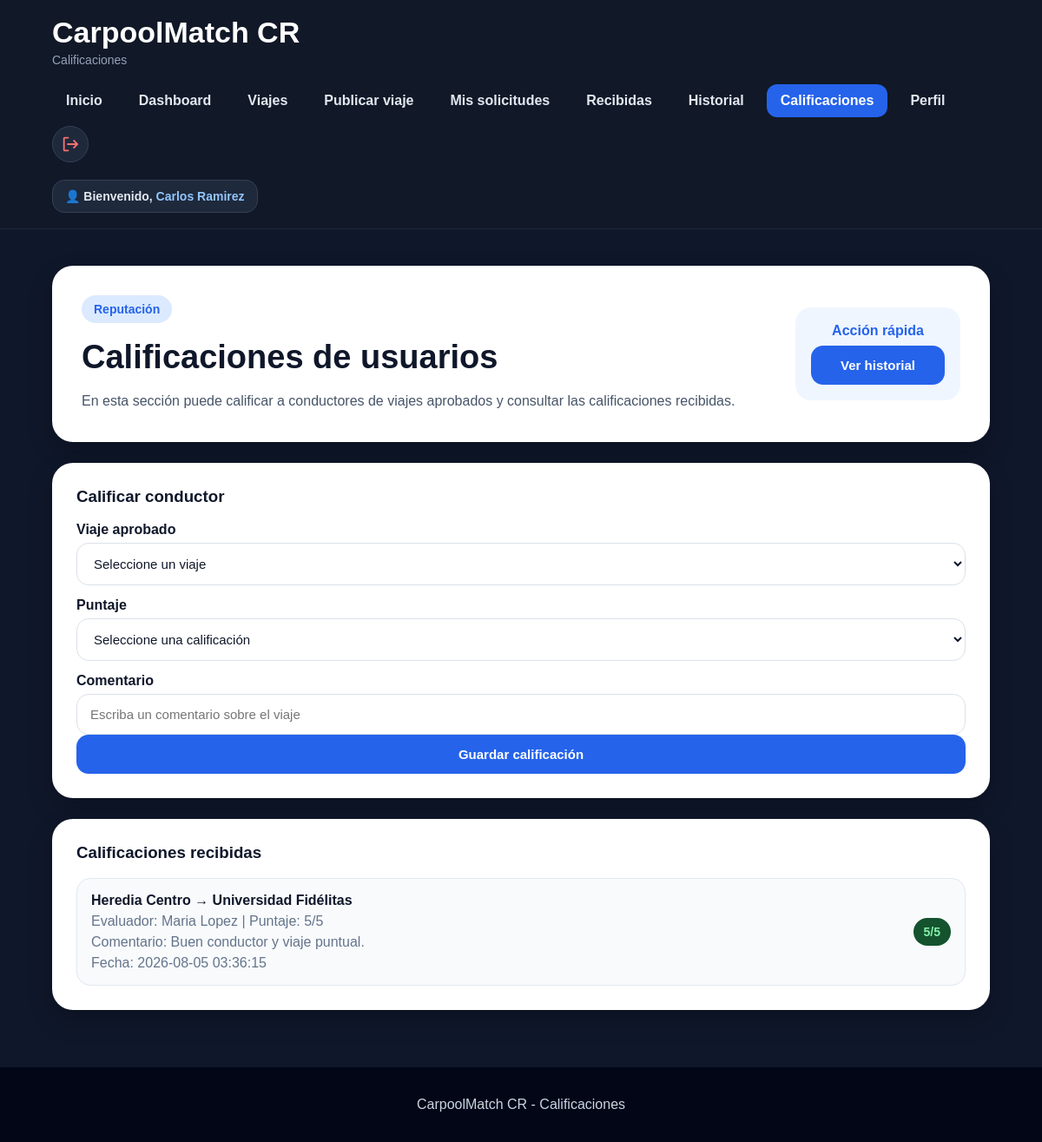
The app's page /calificaciones.php (signed in) with its own data.
### tables this page shows
CREATE TABLE calificaciones (
    id_calificacion INT AUTO_INCREMENT PRIMARY KEY,
    id_evaluador INT NOT NULL,
    id_evaluado INT NOT NULL,
    id_viaje INT NOT NULL,
    puntaje INT NOT NULL,
    comentario TEXT,
    fecha_calificacion TIMESTAMP DEFAULT CURRENT_TIMESTAMP,
    FOREIGN KEY (id_evaluador) REFERENCES usuarios(id_usuario),
    FOREIGN KEY (id_evaluado) REFERENCES usuarios(id_usuario),
    FOREIGN KEY (id_viaje) REFERENCES viajes(id_viaje),
    CHECK (puntaje BETWEEN 1 AND 5)
);

CREATE TABLE viajes (
    id_viaje INT AUTO_INCREMENT PRIMARY KEY,
    id_conductor INT NOT NULL,
    punto_salida VARCHAR(150) NOT NULL,
    destino VARCHAR(150) NOT NULL,
    fecha_hora DATETIME NOT NULL,
    asientos_disponibles INT NOT NULL,
    observaciones TEXT,
    estado ENUM('Activo', 'Completo', 'Cancelado') DEFAULT 'Activo',
    fecha_publicacion TIMESTAMP DEFAULT CURRENT_TIMESTAMP,
    FOREIGN KEY (id_conductor) REFERENCES usuarios(id_usuario)
);

CREATE TABLE usuarios (
    id_usuario INT AUTO_INCREMENT PRIMARY KEY,
    nombre VARCHAR(100) NOT NULL,
    correo VARCHAR(120) NOT NULL UNIQUE,
    telefono VARCHAR(8) NOT NULL,
    tipo_usuario ENUM('Conductor', 'Pasajero', 'Ambos') NOT NULL,
    contrasena VARCHAR(255) NOT NULL,
    fecha_registro TIMESTAMP DEFAULT CURRENT_TIMESTAMP,
    reputacion DECIMAL(3,2) DEFAULT 5.00,
    estado ENUM('Activo', 'Inactivo') DEFAULT 'Activo'
);

### calificaciones.php (the view, shortened to what this page needs)
<?php
include "php/conexion.php";
$idUsuario = $_SESSION["id_usuario"];
$nombreUsuario = $_SESSION["nombre"];
$consultaCalificaciones = "SELECT calificaciones.puntaje,
                                  calificaciones.comentario,
                                  calificaciones.fecha_calificacion,
                                  evaluador.nombre AS nombre_evaluador,
                                  viajes.punto_salida,
                                  viajes.destino
                           FROM calificaciones
                           INNER JOIN usuarios AS evaluador ON calificaciones.id_evaluador = evaluador.id_usuario
                           INNER JOIN viajes ON calificaciones.id_viaje = viajes.id_viaje
                           WHERE calificaciones.id_evaluado = ?
                           ORDER BY calificaciones.fecha_calificacion DESC";
$stmtCalificaciones = mysqli_prepare($conexion, $consultaCalificaciones);
mysqli_stmt_bind_param($stmtCalificaciones, "i", $idUsuario);
mysqli_stmt_execute($stmtCalificaciones);
$resultadoCalificaciones = mysqli_stmt_get_result($stmtCalificaciones);
?>
<!DOCTYPE html>
<html lang="es">
<head>
    <link rel="stylesheet" href="css/style.css">
</head>
<body>
    <header class="header">
        <div class="brand">
            <h1>CarpoolMatch CR</h1>
            <p>Calificaciones</p>
        </div>
        <nav class="nav">
            <a href="index.html">Inicio</a>
            <a href="dashboard.php">Dashboard</a>
            <a href="viajes.php">Viajes</a>
            <a href="publicar-viaje.php">Publicar viaje</a>
            <a href="solicitudes.php">Mis solicitudes</a>
            <a href="solicitudes-recibidas.php">Recibidas</a>
            <a href="historial.php">Historial</a>
            <a href="calificaciones.php" class="nav-btn">Calificaciones</a>
            <a href="perfil.php">Perfil</a>
            <a href="php/logout.php" class="logout-icon" title="Cerrar sesión">
                <svg viewBox="0 0 24 24">
                    <path d="M10 3H5c-1.1 0-2 .9-2 2v14c0 1.1.9 2 2 2h5v-2H5V5h5V3z"></path>
                    <path d="M16.6 17.6 15.2 16.2 18.4 13H8v-2h10.4l-3.2-3.2 1.4-1.4L22.2 12z"></path>
                </svg>
            </a>
        </nav>
        <div class="usuario-header">
            👤 Bienvenido, <span><?php echo $nombreUsuario; ?></span>
        </div>
    </header>
    <main class="dashboard container">
        <section class="dashboard-welcome card">
            <div>
                <span class="tag">Reputación</span>
                <h2>Calificaciones de usuarios</h2>
                <p>
                    En esta sección puede calificar a conductores de viajes aprobados y consultar las calificaciones recibidas.
                </p>
            </div>
            <div class="dashboard-user">
                <strong>Acción rápida</strong>
                <a href="historial.php" class="btn btn-primary full">Ver historial</a>
            </div>
        </section>
        <section class="card dashboard-section">
            <h3>Calificar conductor</h3>
            <form class="form" action="php/guardar_calificacion.php" method="POST">
                <label for="viaje">Viaje aprobado</label>
                <select id="viaje" name="viaje">
                    <option value="">Seleccione un viaje</option>
                </select>
                <label for="puntaje">Puntaje</label>
                <select id="puntaje" name="puntaje">
                    <option value="">Seleccione una calificación</option>
                </select>
                <label for="comentario">Comentario</label>
                <input type="text" id="comentario" name="comentario" placeholder="Escriba un comentario sobre el viaje">
                <button type="submit" class="btn btn-primary full">
                    Guardar calificación
                </button>
            </form>
        </section>
        <section class="card dashboard-section">
            <h3>Calificaciones recibidas</h3>
            <div class="dashboard-list">
                <?php if (mysqli_num_rows($resultadoCalificaciones) > 0) { ?>
                    <?php while ($calificacion = mysqli_fetch_assoc($resultadoCalificaciones)) { ?>
                        <div class="dashboard-item">
                            <div>
                                <strong>
                                    <?php echo $calificacion["punto_salida"]; ?> → <?php echo $calificacion["destino"]; ?>
                                </strong>
                                <p>
                                    Evaluador: <?php echo $calificacion["nombre_evaluador"]; ?> |
                                    Puntaje: <?php echo $calificacion["puntaje"]; ?>/5
                                </p>
                                <p>
                                    Comentario: <?php echo $calificacion["comentario"]; ?>
                                </p>
                                <p>
                                    Fecha: <?php echo $calificacion["fecha_calificacion"]; ?>
                                </p>
                            </div>
                            <span class="status">
                                <?php echo $calificacion["puntaje"]; ?>/5
                            </span>
                        </div>
                    <?php } ?>
                <?php } else { ?>
                    <p>No tiene calificaciones recibidas todavía.</p>
                <?php } ?>
            </div>
        </section>
    </main>
    <footer class="footer">
        <p>CarpoolMatch CR - Calificaciones</p>
    </footer>
</body>
</html>

### css/style.css (style rules this page uses)
* { box-sizing: border-box; }
body { margin: 0; font-family: Arial, Helvetica, sans-serif; background: #0f172a; color: #f8fafc; }
a { text-decoration: none; }
.container { width: 90%; max-width: 1180px; margin: 0 auto; }
.header { background: #111827; border-bottom: 1px solid #1f2937; padding: 18px 5%; display: flex; justify-content: space-between; align-items: center; gap: 20px; flex-wrap: wrap; position: sticky; top: 0; z-index: 10; }
.brand h1 { margin: 0; font-size: 34px; color: white; }
.brand p { margin: 4px 0 0; color: #94a3b8; font-size: 14px; }
.nav { display: flex; gap: 10px; flex-wrap: wrap; align-items: center; }
.nav a { color: #e2e8f0; padding: 10px 16px; border-radius: 12px; font-weight: bold; transition: 0.2s; }
.nav-btn { background: #2563eb; color: white !important; }
.btn { padding: 14px 22px; border-radius: 14px; font-weight: bold; display: inline-block; border: none; cursor: pointer; font-size: 15px; text-align: center; }
.btn-primary { background: #2563eb; color: white; }
.full { width: 100%; }
.card { background: white; color: #0f172a; border-radius: 24px; box-shadow: 0 12px 28px rgba(0, 0, 0, 0.22); }
.tag { display: inline-block; background: #dbeafe; color: #2563eb; padding: 8px 14px; border-radius: 999px; font-size: 14px; font-weight: bold; }
.status { background: #14532d; color: #86efac; padding: 8px 12px; border-radius: 999px; font-weight: bold; font-size: 14px; }
.footer { background: #020617; color: #cbd5e1; text-align: center; padding: 18px; }
.form label { display: block; margin: 14px 0 6px; font-weight: bold; }
.form input, .form select { width: 100%; padding: 14px 15px; border: 1px solid #dbe1ea; border-radius: 14px; font-size: 15px; outline: none; background: white; color: #0f172a; }
.dashboard { padding: 42px 0; }
.dashboard-welcome { padding: 34px; display: flex; justify-content: space-between; align-items: center; gap: 24px; margin-bottom: 24px; }
.dashboard-welcome h2 { color: #0f172a; font-size: 38px; margin: 18px 0 12px; }
.dashboard-welcome p { color: #475569; line-height: 1.6; margin-bottom: 0; }
.dashboard-user { background: #eff6ff; color: #2563eb; padding: 18px; border-radius: 18px; min-width: 190px; text-align: center; }
.dashboard-user strong { display: block; margin-bottom: 8px; }
.dashboard-section { padding: 28px; margin-bottom: 24px; }
.dashboard-section h3 { color: #0f172a; margin-top: 0; margin-bottom: 18px; }
.dashboard-list { display: grid; gap: 14px; }
.dashboard-item { background: #f8fafc; border: 1px solid #e2e8f0; padding: 16px; border-radius: 16px; display: flex; justify-content: space-between; align-items: center; gap: 15px; }
.dashboard-item strong { color: #0f172a; }
.dashboard-item p { color: #64748b; margin: 6px 0 0; }
.usuario-header { background: #1e293b; color: #e2e8f0; padding: 10px 14px; border-radius: 14px; font-size: 14px; font-weight: bold; border: 1px solid #334155; }
.usuario-header span { color: #93c5fd; }
.logout-icon { width: 42px; height: 42px; display: grid !important; place-items: center; border-radius: 50% !important; background: #1e293b; border: 1px solid #334155; padding: 0 !important; }
.logout-icon svg { width: 22px; height: 22px; fill: #f87171; }

### records on screen
calificaciones: id_viaje.punto_salida "Heredia Centro", id_viaje.destino "Universidad Fidélitas", id_evaluador.nombre "Maria Lopez", puntaje "5", comentario "Buen conductor y viaje puntual.", fecha_calificacion "2026-08-05 03:36:15"

### other values on screen
$nombreUsuario "Carlos Ramirez"
